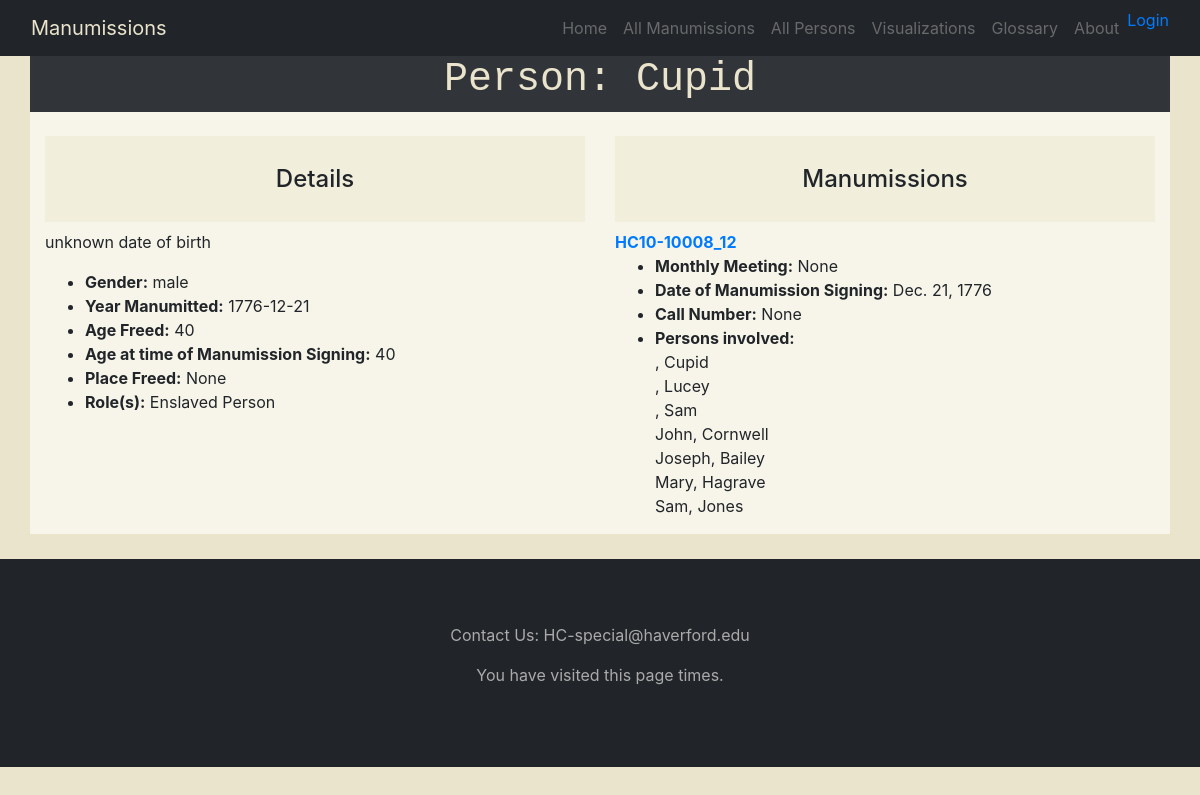
The page /person/126 on the database its author committed.
### catalog/models.py (models this page shows, shortened)
class Person(models.Model):
    first_name = models.CharField(max_length=100, null=True)
    last_name = models.CharField(max_length=100, null=True, blank=True)
    alt_spelling_first_name = models.CharField(max_length=100, null=True, blank=True)
    alt_spelling_last_name = models.CharField(max_length=100, null=True, blank=True)
    abbreviated_first_name = models.CharField(max_length=100, null=True, blank=True)
    abbreviated_last_name = models.CharField(max_length=100, null=True, blank=True)
    role = models.ManyToManyField(Role, help_text="Select a role for this person")
    gender = models.ForeignKey('Gender', on_delete=models.SET_NULL, null=True)
    birth_place = models.ForeignKey('Birth_Place', on_delete=models.SET_NULL, null=True, blank=True)
    death_place = models.ForeignKey('Death_Place', on_delete=models.SET_NULL, null=True, blank=True)
    place_freed= models.ForeignKey('Place_Freed', on_delete=models.SET_NULL, null=True)
    age_freed= models.CharField('Age_Freed', max_length=5, help_text='Age when freedom occured', blank=True)
    age_listed= models.CharField('Age_Listed', max_length=5, help_text='Age listed on the Manumission Document', blank=True)
    year_manumitted= models.CharField('Year Manumission took effect', max_length=4, help_text='Year when freedom occured', blank=True)
    date_of_birth = models.DateField(null=True, blank=True)
    date_of_death = models.DateField(null=True, blank=True)
    def display_role(self):
        """Create a string for the Role. This is required to display roles in Admin."""
        return ', '.join(role.name for role in self.role.all()[:3])
    display_role.short_description = 'Roles played in any manumissions'
    class Meta:
        ordering = ['last_name', 'first_name']

class Role(models.Model):
    name = models.CharField(max_length=200,
        help_text="Enter a person's role"
        )
    def __str__(self):
        return self.name

class Manumission(models.Model):
    title = models.CharField(max_length=300, null=True)
    date_of_manumission_signing = models.DateField(null=True, blank=True)
    image_name = models.ForeignKey('Image_Name', on_delete=models.SET_NULL, null=True)
    person = models.ManyToManyField(Person, help_text="Select Persons for this Manumission")
    monthly_meeting = models.ForeignKey('Monthly_Meeting', on_delete=models.SET_NULL, null=True)
    page_number = models.ForeignKey('Page_Number', on_delete=models.SET_NULL, null=True)
    call_number = models.ForeignKey('Call_Number', on_delete=models.SET_NULL, null=True)
    def display_person(self):
        """Create a string for the Person. This is required to display persons in Admin."""
        return ', '.join(person.first_name for person in self.person.all()[:3])
    display_person.short_description = 'Persons involved in Manumission'
    def __str__(self):
        return self.title

### catalog/views.py (the view)
# urls.py: path('person/<int:pk>', views.PersonDetailView.as_view(), name='person-detail'),
class PersonDetailView(generic.DetailView):
    model = Person

### catalog/models.py (called while the page is built)
    def __str__(self):
        return self.gender

### catalog/templates/catalog/person_detail.html
{% extends "base_generic.html" %}
{% block content %}
<div class="container">
  <div class="row">
    <div class="col-md-12" style="background: rgb(49,53,58);color: rgb(33, 37, 30);">
        <h1 class="text-monospace text-center" style="color: #eae4cc;">Person: {{ person.first_name }} {{person.last_name|default_if_none:" " }} <br></h1>
    </div>
  </div>
</div>
<div class="container">
  <div class="row">
    <div class="col-md-6" style="background: rgb(247, 245, 233);">
      <br>
      <h4 class="text-center" style="background: rgb(242, 238, 220);"><br>Details<br><br></h4>
      <p>{{person.date_of_birth|default_if_none:"unknown date of birth"}}{% if person.date_of_death %}{{"-"}}{{person.date_of_death}}{% endif %}</p>
      <ul>
        <li><strong>Gender:</strong> {{person.gender}}</li>
        <li><strong>Year Manumitted:</strong> {{person.year_manumitted}}</li>
        <li><strong>Age Freed:</strong> {{person.age_freed}}</li>
        <li><strong>Age at time of Manumission Signing:</strong> {{person.age_listed}}</li>
        <li><strong>Place Freed:</strong> {{person.place_freed}}</li>
        <li><strong>Role(s):</strong> {% for role in person.role.all %} {% if not forloop.last %} {{role}}, {% else %} {{role}} {% endif %} {% endfor %}</li>
      </ul>
    </div>
      <div class="col-md-6" style="background: rgb(247, 245, 233);">
        <br>
        <h4 class="text-center" style="background: rgb(242, 238, 220);"><br>Manumissions<br><br></h4>
          <dl>
          {% for manumission in person.manumission_set.all %}
            <dt><a href="{% url 'manumission-detail' manumission.pk %}">{{manumission}}</a></dt>
            <ul>
            <li><strong>Monthly Meeting:</strong> {{manumission.monthly_meeting}}</li>
            <li><strong>Date of Manumission Signing:</strong> {{manumission.date_of_manumission_signing}}</li>
            <li><strong>Call Number:</strong> {{manumission.call_number}}</li>
            <li><strong>Persons involved:</strong>
              {% for person in manumission.person.all %}
                <br> {{person.last_name|default_if_none:" " }}, {{person.first_name}} {% endfor %}</li>
            </ul>
          {% endfor %}
          </dl>
      </div>
    </div>
  </div>
</div>
<div class="container"> <br> </div>
{% endblock %}

### rows shown on the page
Person: first_name "Cupid", date_of_birth "unknown date of birth", gender "male", year_manumitted "1776-12-21", age_freed "40", age_listed "40", place_freed "None"
Role: name "Enslaved Person"
Manumission: title "HC10-10008_12", monthly_meeting "None", date_of_manumission_signing "Dec. 21, 1776", call_number "None"
Person: first_name "Lucey"
Person: first_name "Sam"
Person: last_name "John", first_name "Cornwell"
Person: last_name "Joseph", first_name "Bailey"
Person: last_name "Mary", first_name "Hagrave"
Person: last_name "Sam", first_name "Jones"
